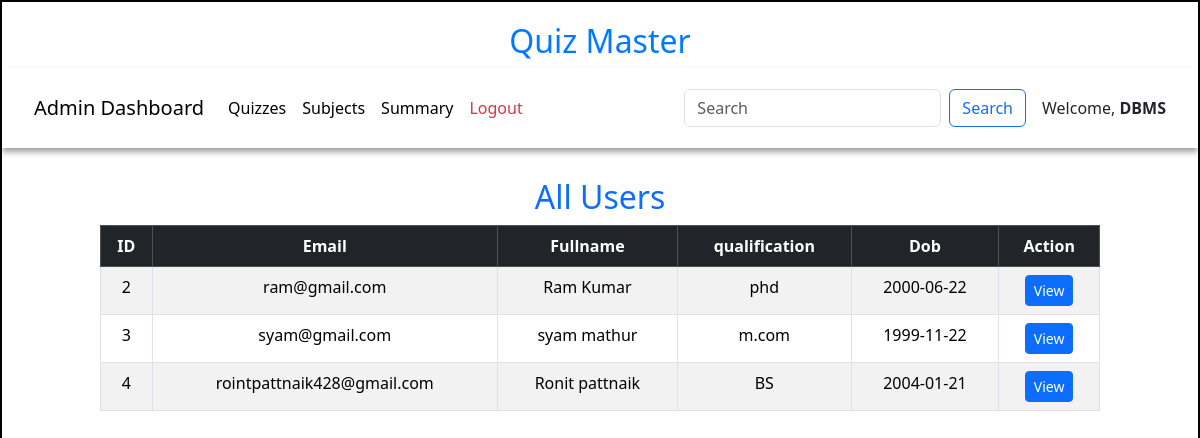
The app's page /admin_users/DBMS with its own data.
### models/models.py (models this page shows)
class User(db.Model):
    id=db.Column(db.Integer,primary_key=True)
    email=db.Column(db.String,unique=True,nullable=False)
    password=db.Column(db.Integer,nullable=False)
    role=db.Column(db.Integer,default=1)
    fullname=db.Column(db.String,nullable=False)
    qualification=db.Column(db.String,nullable=False)
    DOB = db.Column(db.Date(),nullable=False)
    scores = db.relationship("Score",cascade="all,delete",backref="user",lazy=True)

### controllers/controller.py (the view)
@app.route('/admin_users/<name>')
def admin_user(name):
    users = User.query.filter_by(role=1).all()  # Fetch only users with role = 1
    return render_template("admin_users.html", name=name, users=users)

### templates/admin_users.html (shortened to what this page needs)
<!DOCTYPE html>
<html lang="en">
<head>
    <link href="https://cdn.jsdelivr.net/npm/bootstrap@5.3.3/dist/css/bootstrap.min.css" rel="stylesheet">
    <link rel="stylesheet" href="/static/css/style.css">
</head>
<body>
    <div id="container">
        <h1 id="heading">Quiz Master</h1>
        <nav class="navbar navbar-expand-lg navbar-light bg-white">
            <div class="container-fluid">
                <a class="navbar-brand">Admin Dashboard</a>
                <div class="collapse navbar-collapse" id="navbarNav">
                    <ul class="navbar-nav me-auto">
                        <li class="nav-item">
                            <a class="nav-link active" href="/quiz_dashboard/{{name}}">Quizzes</a>
                        </li>
                        <li class="nav-item">
                            <a class="nav-link active" href="/admin/{{ name }}">Subjects</a>
                        </li>
                        <li class="nav-item">
                            <a class="nav-link active" href="/admin_summary/{{name}}">Summary</a>
                        </li>
                        <li class="nav-item">
                            <a class="nav-link text-danger" href="/login">Logout</a>
                        </li>
                    </ul>
                    <form class="d-flex" method="POST" action="/search3/{{name}}">
                        <input class="form-control me-2" type="search" placeholder="Search" name="search_txt" id="search_txt">
                        <button class="btn btn-outline-primary" type="submit">Search</button>
                    </form>
                </div>
                <span class="ms-3">Welcome, <strong>{{name}}</strong></span>
            </div>
        </nav>
        <div id="user-panel" style="margin: auto; margin-top: 30px;width: 1000px;height: auto;">
            <h2 class="text-center text-primary mt-4">All Users</h2>
            {% if users %}
            <table class="table table-striped table-hover table-bordered">
                <thead class="table-dark text-center">
                    <tr>
                        <th>ID</th>
                        <th>Email</th>
                        <th>Fullname</th>
                        <th>qualification</th>
                        <th>Dob</th>
                        <th>Action</th>
                    </tr>
                </thead>
                <tbody class="text-center">
                    {% for user in users %}
                            <tr>
                                <td>{{ user.id }}</td>
                                <td>{{ user.email}}</td>
                                <td>{{ user.fullname }}</td>
                                <td>{{ user.qualification }}</td>
                                <td>{{ user.DOB }}</td>
                                <td>
                                    <a href="/view_user/{{user.id}}/{{name}}" class="btn btn-sm btn-primary">View</a>
                                </td>
                            </tr>
                    {% endfor %}
                </tbody>
            </table>
        {% else %}
            <div class="text-center text-muted mt-4">No Users Available</div>
        {% endif %}
        </div>
    </div>
</body>
</html>

### static/css/style.css (style rules this page uses)
* { margin: 0px }
#container { border: 2px solid black; margin: auto; min-height: 729px; width: 100%; }
#heading { text-align: center; font-size: 2rem; margin-top: 20px; color: #007bff; }
.navbar { box-shadow: 0px 4px 6px rgba(0, 0, 0, 0.374); padding:20px; }

### records on screen
User: id "2", email "ram@gmail.com", fullname "Ram Kumar", qualification "phd", DOB "2000-06-22"
User: id "3", email "syam@gmail.com", fullname "syam mathur", qualification "m.com", DOB "1999-11-22"
User: id "4", email "rointpattnaik428@gmail.com", fullname "Ronit pattnaik", qualification "BS", DOB "2004-01-21"

### other values on screen
{{ name }} "DBMS"
